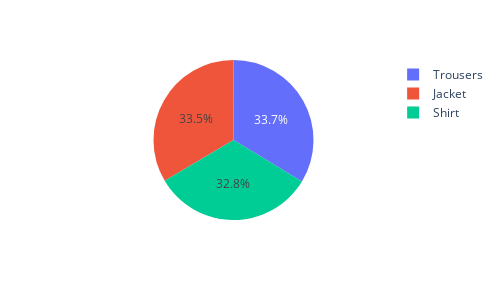

Notebook code for this chart:
### Code cell
px.pie(spoc, names='product_type', width=500, height=300)

### Figure 1 — Plotly figure (JSON) as saved in the notebook; plotly's stock layout.template omitted (floating-point values rounded to 4 significant figures; data arrays with more than 128 entries replaced by an {"elided": "..."} marker saying what was removed)
{"data": [{"domain": {"x": [0, 1], "y": [0, 1]}, "hovertemplate": "product_type=%{label}<extra></extra>", "labels": {"elided": "5000 str values"}, "legendgroup": "", "name": "", "showlegend": true, "type": "pie"}], "layout": {"height": 300, "legend": {"tracegroupgap": 0}, "margin": {"t": 60}, "width": 500}}
